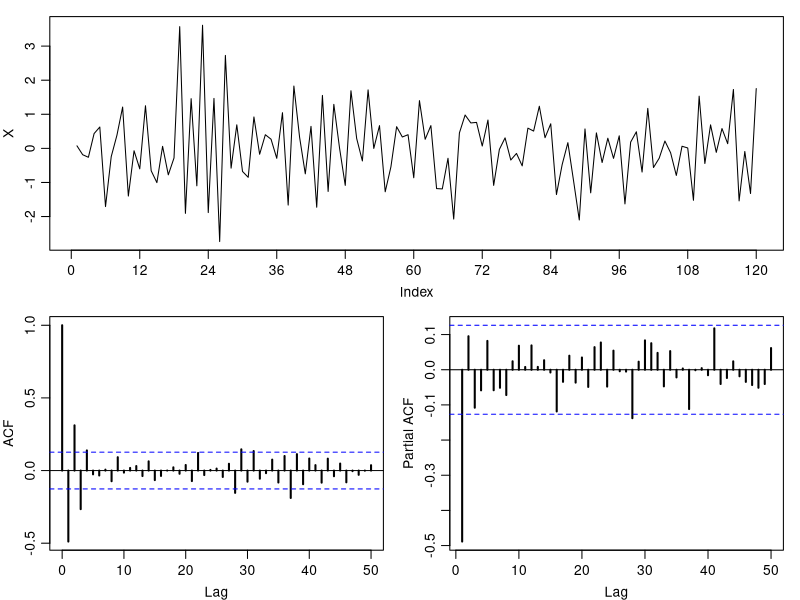
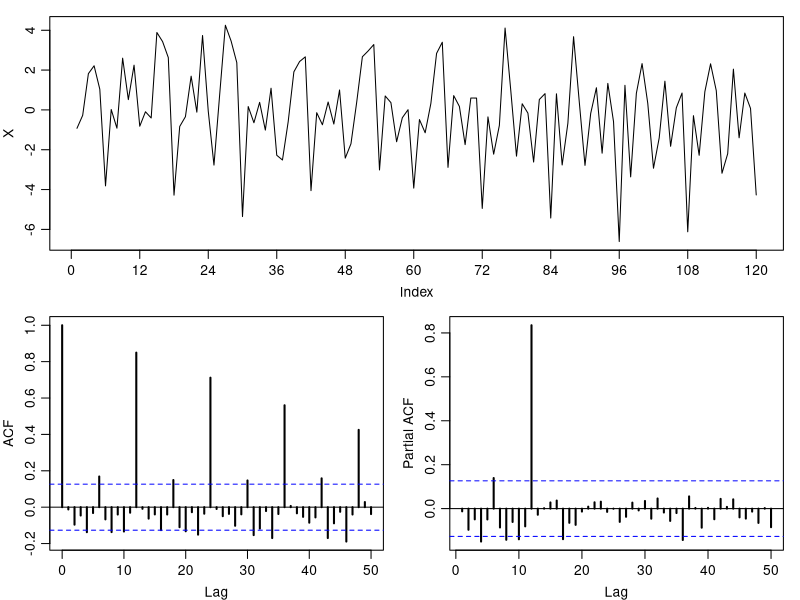
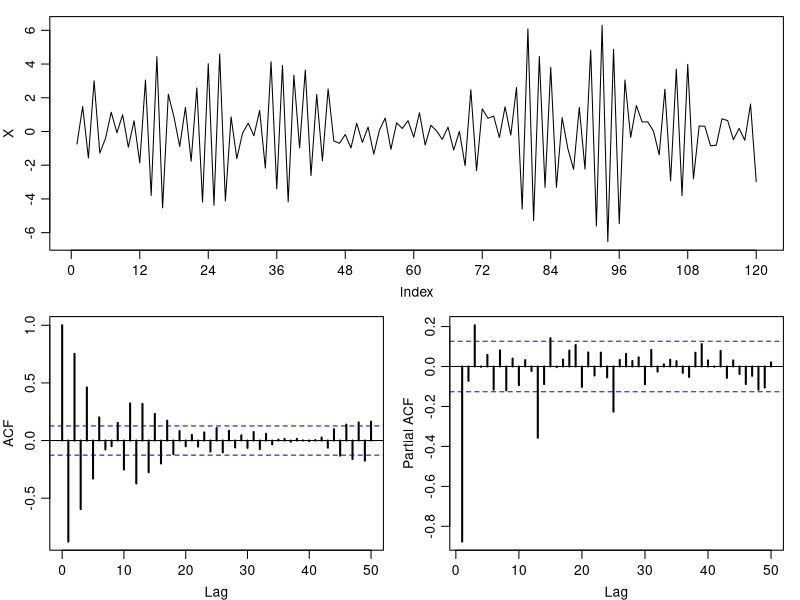
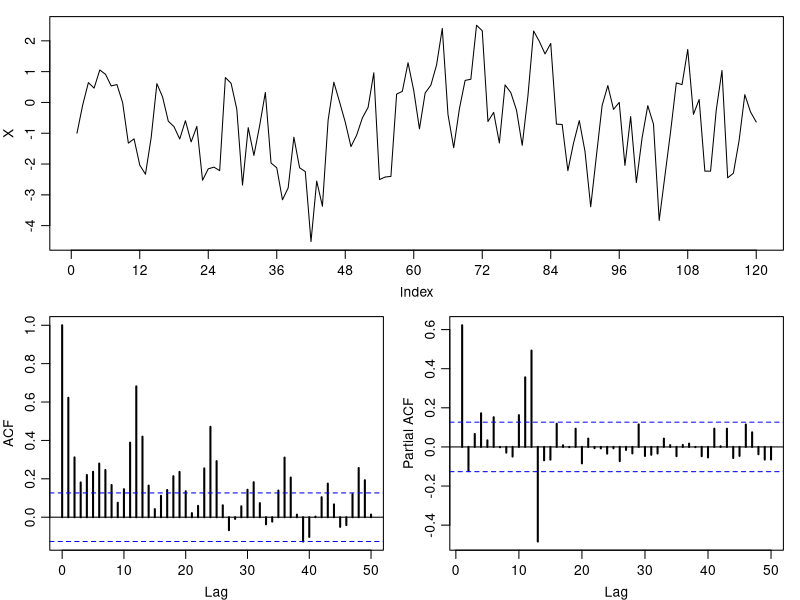
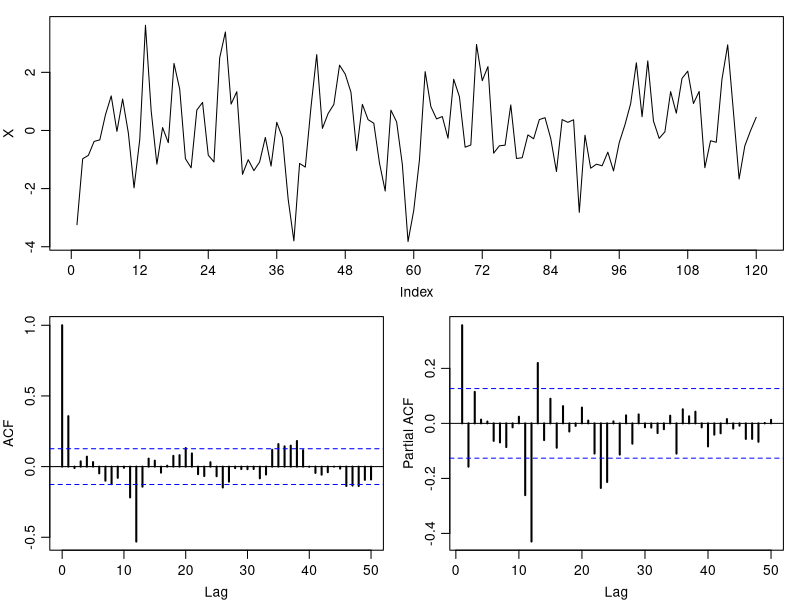
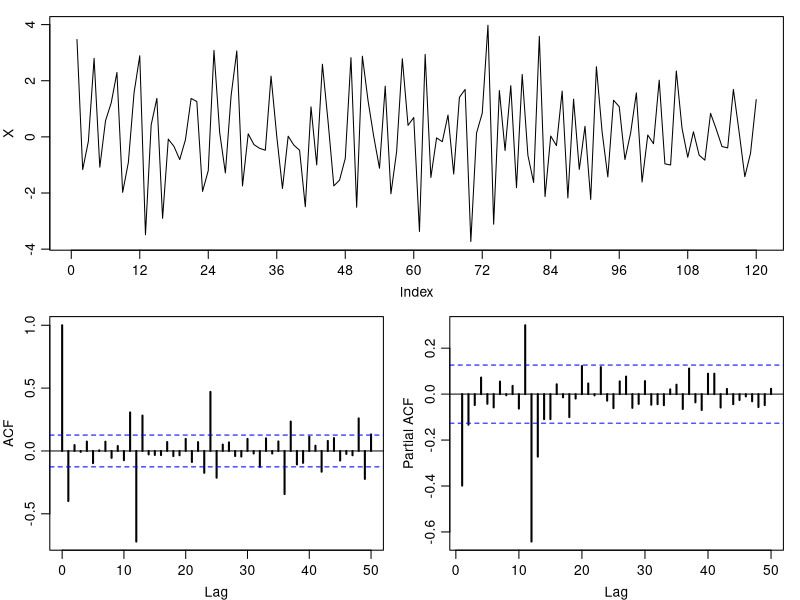

These figures' R source, in order:
# See models extrapolated in report / on paper

# Arima defines ar part with opposite signs on coefficients.

# plot function
plotit <- function(x,i) {
    layout(rbind(1,2:3))
  par(mar=c(3,3,1,1), mgp=c(2, 0.7,0))
  plot(x[1:120],type = "l", ylab="X", xaxp=c(0,120,10))
  acf(x, lag.max=50, lwd=2)
  pacf(x, lag.max=50, lwd=2)
}

# set n
n <- 240

# SARIMA (1,0,0)x(0,0,0)12 with phi1 = 0.6

ph <- c(-0.6)
png(file="2_SARIMA1.png")
plotit(arima.sim(model=list(ar = ph), n=n))
dev.off()

# SARIMA (0,0,0)x(1,0,0)12 with Phi1 = -0.9

ph <- c(rep(0,11),0.9)
png(file="2_SARIMA2.png")
plotit(arima.sim(model=list(ar = ph), n=n))
dev.off()

# SARIMA (1,0,0)x(0,0,1)12 with phi1 = 0.9 and Th1=-0.7

ph <- c(-0.9)
th <- c(rep(0,11),-0.7)
png(file="2_SARIMA3.png")
plotit(arima.sim(model=list(ar = ph, ma = th), n=n))
dev.off()

# SARIMA (1,0,0)x(1,0,0)12 with phi1 = -0.6 and Phi1 = -0.8

ph <- c(0.6,rep(0,10),0.8,-0.48)
png(file="2_SARIMA4.png")
plotit(arima.sim(model=list(ar = ph), n=n))
dev.off()
 
# SARIMA (0,0,1)x(0,0,1)12 with th1 = 0.4 and Th1 = -0.8

th <- c(0.4, rep(0,10), -0.8, -0.32)
png(file="2_SARIMA5.png")
plotit(arima.sim(model=list(ma = th), n=n))
dev.off()

# SARIMA (0,0,1)x(1,0,0)12 with th1 = -0.4 and Phi1 = 0.7

ph <- c(rep(0,11), -0.7)
th <- c(-0.4)
png(file="2_SARIMA6.png")
plotit(arima.sim(model=list(ar = ph, ma = th), n=n))
dev.off()